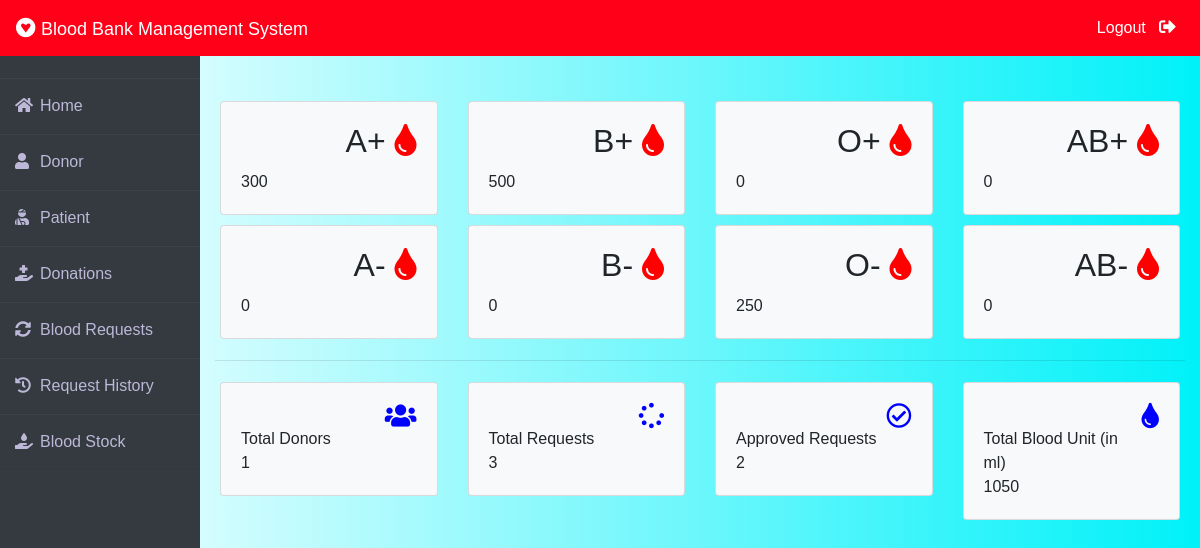
The app's page /admin-dashboard (signed in) with its own data.
### blood/models.py (models this page shows, shortened)
class Stock(models.Model):
    bloodgroup=models.CharField(max_length=10)
    unit=models.PositiveIntegerField(default=0)

### blood/views.py (the view)
# urls.py: path('admin-dashboard', views.admin_dashboard_view,name='admin-dashboard'),
@login_required(login_url='adminlogin')
def admin_dashboard_view(request):
    totalunit=models.Stock.objects.aggregate(Sum('unit'))
    dict={
        'A1':models.Stock.objects.get(bloodgroup="A+"),
        'A2':models.Stock.objects.get(bloodgroup="A-"),
        'B1':models.Stock.objects.get(bloodgroup="B+"),
        'B2':models.Stock.objects.get(bloodgroup="B-"),
        'AB1':models.Stock.objects.get(bloodgroup="AB+"),
        'AB2':models.Stock.objects.get(bloodgroup="AB-"),
        'O1':models.Stock.objects.get(bloodgroup="O+"),
        'O2':models.Stock.objects.get(bloodgroup="O-"),
        'totaldonors':dmodels.Donor.objects.all().count(),
        'totalbloodunit':totalunit['unit__sum'],
        'totalrequest':models.BloodRequest.objects.all().count(),
        'totalapprovedrequest':models.BloodRequest.objects.all().filter(status='Approved').count()
    }
    return render(request,'blood/admin_dashboard.html',context=dict)

### templates/blood/admin_dashboard.html (shortened to what this page needs)
{% extends 'blood/adminbase.html' %}
{% block content %}
<br><br>
<div class="container">
    <div class="row">
        <div class="col-sm-3">
          <div class="card bg-light">
            <div class="card-body">
                <div class="blood">
                    <h2>A+ <i class="fas fa-tint"></i></h2>
                </div><br><br>
                <div>
                    {{A1.unit}}
                </div>
            </div>
          </div>
        </div>
        <div class="col-sm-3">
            <div class="card bg-light">
                <div class="card-body">
                    <div class="blood">
                        <h2>B+ <i class="fas fa-tint"></i></h2>
                    </div><br><br>
                    <div>
                      {{B1.unit}}
                    </div>
                </div>
              </div>
        </div>
        <div class="col-sm-3">
            <div class="card bg-light">
                <div class="card-body">
                    <div class="blood">
                        <h2>O+ <i class="fas fa-tint"></i></h2>
                    </div><br><br>
                    <div>
                      {{O1.unit}}
                    </div>
                </div>
              </div>
          </div>
          <div class="col-sm-3">
            <div class="card bg-light">
                <div class="card-body">
                    <div class="blood">
                        <h2>AB+ <i class="fas fa-tint"></i></h2>
                    </div><br><br>
                    <div>
                      {{AB1.unit}}
                    </div>
                </div>
              </div>
          </div>
      </div>
      <div class="row">
        <div class="col-sm-3">
          <div class="card bg-light">
            <div class="card-body">
                <div class="blood">
                    <h2>A- <i class="fas fa-tint"></i></h2>
                </div><br><br>
                <div>
                  {{A2.unit}}
                </div>
            </div>
          </div>
        </div>
        <div class="col-sm-3">
            <div class="card bg-light">
                <div class="card-body">
                    <div class="blood">
                        <h2>B- <i class="fas fa-tint"></i></h2>
                    </div><br><br>
                    <div>
                      {{B2.unit}}
                    </div>
                </div>
              </div>
        </div>
        <div class="col-sm-3">
            <div class="card bg-light">
                <div class="card-body">
                    <div class="blood">
                        <h2>O- <i class="fas fa-tint"></i></h2>
                    </div><br><br>
                    <div>
                      {{O2.unit}}
                    </div>
                </div>
              </div>
          </div>
          <div class="col-sm-3">
            <div class="card bg-light">
                <div class="card-body">
                    <div class="blood">
                        <h2>AB- <i class="fas fa-tint"></i></h2>
                    </div><br><br>
                    <div>
                      {{AB2.unit}}
                    </div>
                </div>
              </div>
          </div>
      </div>
<hr>
    <div class="row">
      <div class="col-sm-3">
        <div class="card bg-light">
          <div class="card-body">
              <div class="blood">
                  <i class="fas fa-users"></i>
              </div><br>
              <div>
                  Total Donors <br>
                  {{totaldonors}}
              </div>
          </div>
        </div>
      </div>
      <div class="col-sm-3">
          <div class="card bg-light">
              <div class="card-body">
                  <div class="blood">
                      <i class="fas fa-spinner"></i>
                  </div><br>
                  <div>
                      Total Requests <br>
                     {{totalrequest}}
                  </div>
              </div>
            </div>
      </div>
      <div class="col-sm-3">
          <div class="card bg-light">
              <div class="card-body">
                  <div class="blood">
                      <i class="far fa-check-circle"></i>
                  </div><br>
                  <div>
                      Approved Requests <br>
                      {{totalapprovedrequest}}
                  </div>
              </div>
            </div>
        </div>
        <div class="col-sm-3">
          <div class="card bg-light">
              <div class="card-body">
                  <div class="blood">
                      <i class="fas fa-tint xyz"></i>
                  </div><br>
                  <div>
                      Total Blood Unit (in ml) <br>
                      {{totalbloodunit}}
                  </div>
              </div>
            </div>
        </div>
    </div>
</div>
{% endblock content %}

### templates/blood/adminbase.html (style rules this page uses)
.row { padding: 5px; }
.fa-tint { color: red; }
.blood { float: right; }
.fa-users { color: blue; font-size: 3ex; }
.fa-spinner { color: blue; font-size: 3ex; }
.fa-check-circle { color: blue; font-size: 3ex; }
.xyz { color: blue; font-size: 3ex; }
* { margin: 0; padding: 0; box-sizing: border-box; list-style: none; text-decoration: none; font-family: 'Josefin Sans', sans-serif; }
body { background-color: #f3f5f9; }

### templates/blood/admin_dashboard.html (style rules this page uses)
body { background: linear-gradient(to right, #ffffffff, #00f1f9ff); min-height: 100vh; margin: 0; padding: 0; }

### records on screen
Stock: unit "300"
Stock: unit "500"
Stock: unit "0"
Stock: unit "0"
Stock: unit "0"
Stock: unit "0"
Stock: unit "250"
Stock: unit "0"

### other values on screen
{{ totaldonors }} "1"
{{ totalrequest }} "3"
{{ totalapprovedrequest }} "2"
{{ totalbloodunit }} "1050"
